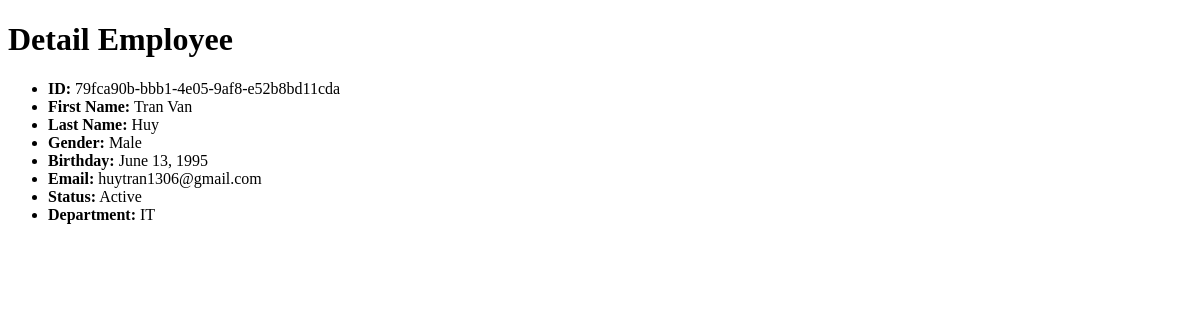
The page /employees/detail/79fca90bbbb14e059af8e52b8bd11cda/ on the database as committed earlier.
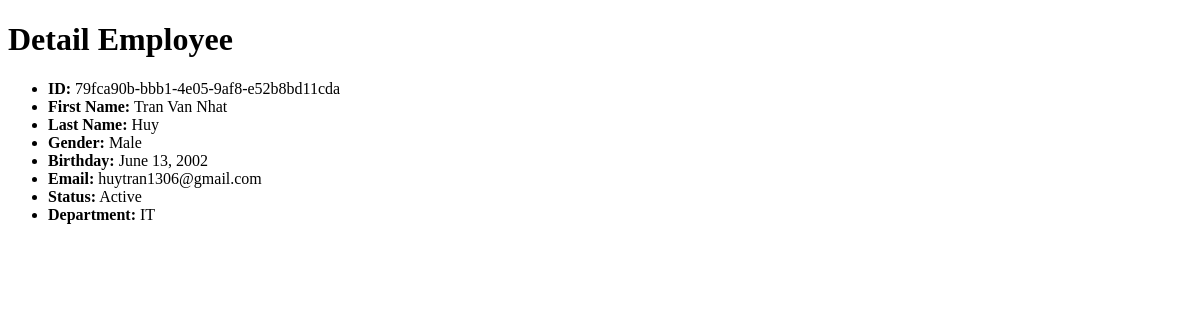
The same page on the database as committed later.
### employees/models.py (models this page shows, shortened)
class Employee(BaseModel):
    first_name = models.CharField(max_length=100)
    last_name = models.CharField(max_length=100)
    birthday = models.DateField(validators=[validate_age])
    email = models.EmailField(max_length=100, unique=True)
    gender = models.CharField(
        max_length=10,
        choices=[(gender.value, gender.value) for gender in Gender],
        default=Gender.MALE.value,
    )
    status = models.CharField(
        max_length=10,
        choices=[(status.value, status.value) for status in ActiveStatus],
        default=ActiveStatus.ACTIVE.value,
    )
    department = models.ForeignKey(Department, on_delete=models.CASCADE)
    objects = EmployeeFilterManager()

### departments/models.py (models this page shows)
class Department(BaseModel):
    name = models.CharField(max_length=100, unique=True)
    description = models.TextField(max_length=200)
    def __str__(self):
        return str(self.name)

### employees/views.py (the view)
# urls.py: path('detail/<str:employee_id>/', employee_detail, name='employee_detail'),
@require_http_methods(["GET"])
def employee_detail(request, employee_id):
    employee = get_object_or_404(Employee, id=employee_id)
    context = {'employee': employee}
    return render(request, 'detail.html', context)

### employees/models.py (called while the page is built)
    def get_queryset(self):
        return EmployeeQuerySet(self.model, using=self._db)

### employees/templates/detail.html (shortened to what this page needs)
<!DOCTYPE html>
<html lang="en">
	<head>
	</head>
	<body>
		<h1>Detail Employee</h1>
		<ul>
			<li><strong>ID:</strong> {{ employee.id }}</li>
			<li><strong>First Name:</strong> {{ employee.first_name }}</li>
			<li><strong>Last Name:</strong> {{ employee.last_name }}</li>
			<li><strong>Gender:</strong> {{ employee.gender }}</li>
			<li><strong>Birthday:</strong> {{ employee.birthday }}</li>
			<li><strong>Email:</strong> {{ employee.email }}</li>
			<li><strong>Status:</strong> {{ employee.status }}</li>
			<li><strong>Department:</strong> {{ employee.department }}</li>
		</ul>
	</body>
</html>

Rows that differ between the two databases and show on the page:
changed Employee "79fca90b-bbb1-4e05-9af8-e52b8bd11cda": first_name "Tran Van" → "Tran Van Nhat"; birthday "June 13, 1995" → "June 13, 2002"
